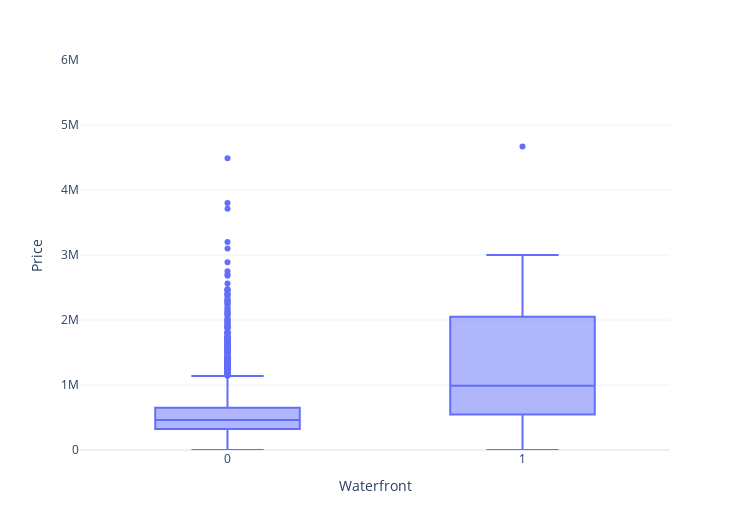

Notebook code cell kept with this figure:
### Code cell
#Box plot of price and waterfront
import plotly.express as ptx
fig = ptx.box(df, y="price", x="waterfront",template='plotly_white', labels=dict(price="Price ", waterfront="Waterfront"))
fig.update_layout(yaxis_range=[0 , 6000000], width=750, height=530)
fig.show()

### Figure 1 — Plotly figure (JSON) as saved in the notebook; plotly's stock layout.template omitted (floating-point values rounded to 4 significant figures; data arrays with more than 128 entries replaced by an {"elided": "..."} marker saying what was removed)
{"data": [{"alignmentgroup": "True", "hovertemplate": "Waterfront=%{x}<br>Price =%{y}<extra></extra>", "legendgroup": "", "marker": {"color": "#636efa"}, "name": "", "notched": false, "offsetgroup": "", "orientation": "v", "showlegend": false, "type": "box", "x": {"elided": "4600 int values"}, "x0": " ", "xaxis": "x", "y": {"elided": "4600 float values"}, "y0": " ", "yaxis": "y"}], "layout": {"boxmode": "group", "height": 530, "legend": {"tracegroupgap": 0}, "margin": {"t": 60}, "width": 750, "xaxis": {"anchor": "y", "domain": [0, 1], "title": {"text": "Waterfront"}}, "yaxis": {"anchor": "x", "domain": [0, 1], "range": [0, 6000000], "title": {"text": "Price "}}}}
